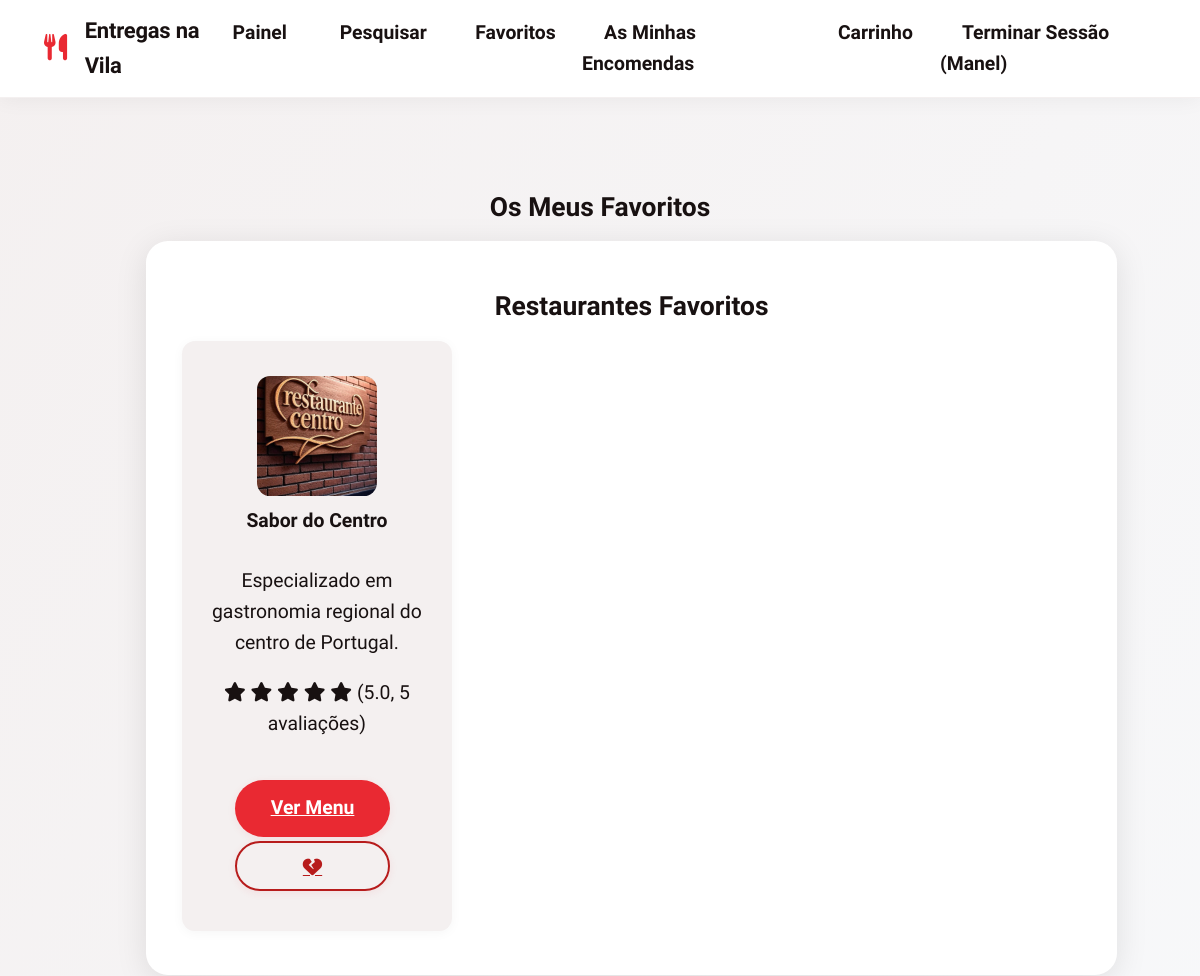
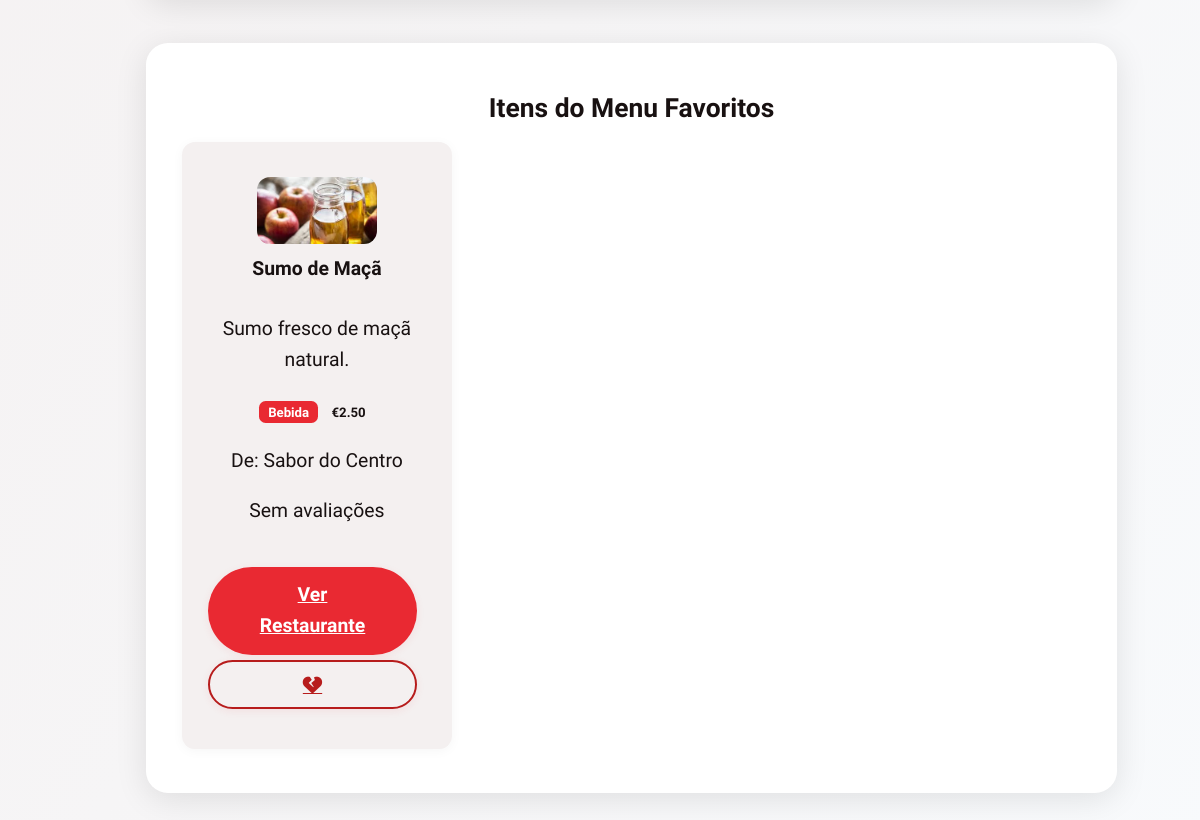
Page /favorites (signed in) on the committed database (2 pictures, top to bottom).
### tables this page shows
CREATE TABLE users (
        id INTEGER PRIMARY KEY AUTOINCREMENT,
        username TEXT UNIQUE NOT NULL,
        email TEXT UNIQUE NOT NULL,
        password_hash TEXT NOT NULL,
        user_type TEXT NOT NULL CHECK (user_type IN ('customer', 'restaurant')),
        phone TEXT,
        address TEXT,
        restaurant_name TEXT,
        restaurant_description TEXT,
        created_at TIMESTAMP DEFAULT CURRENT_TIMESTAMP
    , image_path TEXT, cuisine_type TEXT);

CREATE TABLE menu_items (
        id INTEGER PRIMARY KEY AUTOINCREMENT,
        restaurant_id INTEGER NOT NULL,
        name TEXT NOT NULL,
        description TEXT,
        price REAL NOT NULL,
        category TEXT,
        available BOOLEAN DEFAULT 1,
        created_at TIMESTAMP DEFAULT CURRENT_TIMESTAMP, image_path TEXT,
        FOREIGN KEY (restaurant_id) REFERENCES users (id)
    );

### app.py (the view)
    def decorated_function(*args, **kwargs):
        if 'user_id' not in session:
            return redirect(url_for('login'))
        return f(*args, **kwargs)

### app.py (called while the page is built)
def get_db_connection():
    conn = sqlite3.connect('delivery_system.db')
    conn.row_factory = sqlite3.Row
    return conn

def get_user_by_id(user_id):
    conn = get_db_connection()
    user = conn.execute('SELECT * FROM users WHERE id = ?', (user_id,)).fetchone()
    conn.close()
    return user

def login_required(f):
    def decorated_function(*args, **kwargs):
        if 'user_id' not in session:
            return redirect(url_for('login'))
        return f(*args, **kwargs)
    decorated_function.__name__ = f.__name__
    return decorated_function

@app.before_request
def load_logged_in_user():
    user_id = session.get('user_id')
    if user_id is None:
        g.user = None
    else:
        g.user = get_user_by_id(user_id)

### templates/favorites.html (shortened to what this page needs)
{% extends "base.html" %}
{% block content %}
<div class="container mt-4">
    <h2 class="mb-4">Os Meus Favoritos</h2>
    {% if favorite_restaurants %}
    <div class="card menu-card mb-4">
        <h3>Restaurantes Favoritos</h3>
        <div class="grid">
            {% for restaurant in favorite_restaurants %}
            <div class="menu-item">
                {% if restaurant.image_path %}
                <img src="{{ url_for('static', filename=restaurant.image_path) }}" alt="Restaurant Image"
                    style="max-width: 120px; max-height: 120px; display: block; margin-bottom: 10px;">
                {% endif %}
                <h4>{{ restaurant.restaurant_name }}</h4>
                {% if restaurant.restaurant_description %}
                <p>{{ restaurant.restaurant_description }}</p>
                {% endif %}
                {% if restaurant.avg_rating %}
                <div class="mb-2">
                    <span class="text-warning">
                        {% for i in range(restaurant.avg_rating|int) %}
                        <i class="fas fa-star"></i>
                        {% endfor %}
                    </span>
                    <span class="text-muted">({{ "%.1f"|format(restaurant.avg_rating) }}, {{ restaurant.review_count }}
                        avaliações)</span>
                </div>
                {% else %}
                <div class="mb-2">
                    <span class="text-muted">Sem avaliações</span>
                </div>
                {% endif %}
                <div class="mt-20">
                    <a href="{{ url_for('view_restaurant', restaurant_id=restaurant.id) }}" class="btn btn-primary">Ver
                        Menu</a>
                    <a href="{{ url_for('remove_restaurant_from_favorites', restaurant_id=restaurant.id) }}"
                        class="btn btn-outline-danger" onclick="return confirm('Remover dos favoritos?')">
                        <i class="fas fa-heart-broken"></i>
                    </a>
                </div>
            </div>
            {% endfor %}
        </div>
    </div>
    {% endif %}
    {% if favorite_menu_items %}
    <div class="card menu-card">
        <h3>Itens do Menu Favoritos</h3>
        <div class="grid">
            {% for item in favorite_menu_items %}
            <div class="menu-item">
                {% if item.image_path %}
                <img src="{{ url_for('static', filename=item.image_path) }}" alt="Menu Item Image"
                    style="max-width: 120px; max-height: 120px; display: block; margin-bottom: 10px;">
                {% endif %}
                <h4>{{ item.name }}</h4>
                {% if item.description %}
                <p>{{ item.description }}</p>
                {% endif %}
                <div class="mb-2">
                    <span class="badge badge-primary">{{ item.category }}</span>
                    <span class="badge badge-success">€{{ "%.2f"|format(item.price) }}</span>
                </div>
                <p class="text-muted small">De: {{ item.restaurant_name }}</p>
                {% if item.avg_rating %}
                <div class="mb-2">
                    <span class="text-warning">
                        {% for i in range(item.avg_rating|int) %}
                        <i class="fas fa-star"></i>
                        {% endfor %}
                        {% if item.avg_rating % 1 >= 0.5 %}
                        <i class="fas fa-star-half-alt"></i>
                        {% endif %}
                    </span>
                    <span class="text-muted">({{ "%.1f"|format(item.avg_rating) }}, {{ item.review_count }}
                        avaliações)</span>
                </div>
                {% else %}
                <div class="mb-2">
                    <span class="text-muted">Sem avaliações</span>
                </div>
                {% endif %}
                <div class="mt-20">
                    <a href="{{ url_for('view_restaurant', restaurant_id=item.restaurant_id) }}"
                        class="btn btn-primary">Ver Restaurante</a>
                    <a href="{{ url_for('remove_menu_item_from_favorites', menu_item_id=item.id) }}"
                        class="btn btn-outline-danger" onclick="return confirm('Remover dos favoritos?')">
                        <i class="fas fa-heart-broken"></i>
                    </a>
                </div>
            </div>
            {% endfor %}
        </div>
    </div>
    {% endif %}
</div>
{% endblock %}

### templates/base.html (shortened to what this page needs)
<!DOCTYPE html>
<html lang="pt-PT">
<head>
    <link href="https://cdnjs.cloudflare.com/ajax/libs/font-awesome/6.0.0/css/all.min.css" rel="stylesheet">
    <link rel="stylesheet" href="{{ url_for('static', filename='style.css') }}">
</head>
<body>
    <header>
        <div class="header-content">
            <div class="logo">
                <div class="logo-img"><i class="fas fa-utensils"></i></div>
                <span class="logo-title">Entregas na Vila</span>
            </div>
            <nav>
                <ul>
                    {% if session.user_id %}
                    <li><a href="{{ url_for('dashboard') }}">Painel</a></li>
                    {% if session.user_type == 'customer' %}
                    <li><a href="{{ url_for('search') }}">Pesquisar</a></li>
                    <li><a href="{{ url_for('view_favorites') }}">Favoritos</a></li>
                    <li><a href="{{ url_for('order_history') }}">As Minhas Encomendas</a></li>
                    <li>
                        <a href="{{ url_for('view_cart') }}">
                            Carrinho
                        </a>
                    </li>
                    {% endif %}
                    <li><a href="{{ url_for('logout') }}">Terminar Sessão ({{ session.username }})</a></li>
                    {% else %}
                    <li><a href="{{ url_for('login') }}">Iniciar Sessão</a></li>
                    <li><a href="{{ url_for('register') }}">Criar Conta</a></li>
                    {% endif %}
                </ul>
            </nav>
        </div>
    </header>
    <div class="container">
        {% block content %}{% endblock %}
    </div>
</body>
</html>

### rows in the picture
users: username "Manel"
users: image_path (picture), restaurant_name "Sabor do Centro", restaurant_description "Especializado em gastronomia regional do centro de Portugal.", avg_rating "5.0", review_count "5"
menu_items: image_path (picture), name "Sumo de Maçã", description "Sumo fresco de maçã natural.", category "Bebida", price "2.50", restaurant_name "Sabor do Centro"
